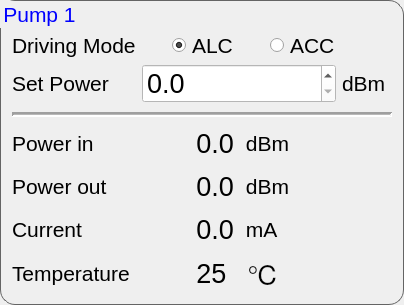
         <widget class="QGroupBox" name="groupBox">
          <property name="font">
           <font>
            <pointsize>16</pointsize>
           </font>
          </property>
          <property name="styleSheet">
           <string notr="true">QGroupBox{
border-color: rgb(100, 100, 100);
border-width: 1px;        
border-style: solid;
border-radius: 15px;
}
QGroupBox:title{
color: rgb(0, 0, 255);
}</string>
          </property>
          <property name="title">
           <string>Pump 1</string>
          </property>
          <layout class="QGridLayout" name="gridLayout_3">
           <item row="8" column="2">
            <widget class="QLabel" name="label_29">
             <property name="font">
              <font>
               <pointsize>16</pointsize>
              </font>
             </property>
             <property name="text">
              <string> mA</string>
             </property>
            </widget>
           </item>
           <item row="8" column="0">
            <widget class="QLabel" name="label_19">
             <property name="sizePolicy">
              <sizepolicy hsizetype="Preferred" vsizetype="Fixed">
               <horstretch>0</horstretch>
               <verstretch>0</verstretch>
              </sizepolicy>
             </property>
             <property name="minimumSize">
              <size>
               <width>0</width>
               <height>37</height>
              </size>
             </property>
             <property name="font">
              <font>
               <pointsize>16</pointsize>
              </font>
             </property>
             <property name="text">
              <string>Current</string>
             </property>
            </widget>
           </item>
           <item row="7" column="0">
            <widget class="QLabel" name="label_18">
             <property name="sizePolicy">
              <sizepolicy hsizetype="Preferred" vsizetype="Fixed">
               <horstretch>0</horstretch>
               <verstretch>0</verstretch>
              </sizepolicy>
             </property>
             <property name="minimumSize">
              <size>
               <width>0</width>
               <height>37</height>
              </size>
             </property>
             <property name="font">
              <font>
               <pointsize>16</pointsize>
              </font>
             </property>
             <property name="text">
              <string>Power out</string>
             </property>
            </widget>
           </item>
           <item row="7" column="1">
            <widget class="QLabel" name="power_out_1">
             <property name="font">
              <font>
               <pointsize>20</pointsize>
              </font>
             </property>
             <property name="layoutDirection">
              <enum>Qt::LeftToRight</enum>
             </property>
             <property name="text">
              <string>0.0</string>
             </property>
             <property name="alignment">
              <set>Qt::AlignRight|Qt::AlignTrailing|Qt::AlignVCenter</set>
             </property>
            </widget>
           </item>
           <item row="8" column="1">
            <widget class="QLabel" name="current_1">
             <property name="font">
              <font>
               <pointsize>20</pointsize>
              </font>
             </property>
             <property name="layoutDirection">
              <enum>Qt::LeftToRight</enum>
             </property>
             <property name="text">
              <string>0.0</string>
             </property>
             <property name="alignment">
              <set>Qt::AlignRight|Qt::AlignTrailing|Qt::AlignVCenter</set>
             </property>
            </widget>
           </item>
           <item row="1" column="1">
            <widget class="QRadioButton" name="ALC_1">
             <property name="font">
              <font>
               <pointsize>16</pointsize>
              </font>
             </property>
             <property name="styleSheet">
              <string notr="true">padding-left: 30px;</string>
             </property>
             <property name="text">
              <string>ALC</string>
             </property>
             <property name="checked">
              <bool>true</bool>
             </property>
            </widget>
           </item>
           <item row="4" column="3">
            <widget class="QLabel" name="set_unit_1">
             <property name="minimumSize">
              <size>
               <width>50</width>
               <height>0</height>
              </size>
             </property>
             <property name="font">
              <font>
               <pointsize>16</pointsize>
              </font>
             </property>
             <property name="text">
              <string>dBm</string>
             </property>
            </widget>
           </item>
           <item row="1" column="2">
            <widget class="QRadioButton" name="ACC_1">
             <property name="font">
              <font>
               <pointsize>16</pointsize>
              </font>
             </property>
             <property name="styleSheet">
              <string notr="true">padding-left: 30px;</string>
             </property>
             <property name="text">
              <string>ACC</string>
             </property>
             <property name="checked">
              <bool>false</bool>
             </property>
            </widget>
           </item>
           <item row="0" column="1">
            <spacer name="verticalSpacer">
             <property name="orientation">
              <enum>Qt::Vertical</enum>
             </property>
             <property name="sizeType">
              <enum>QSizePolicy::Fixed</enum>
             </property>
             <property name="sizeHint" stdset="0">
              <size>
               <width>20</width>
               <height>20</height>
              </size>
             </property>
            </spacer>
           </item>
           <item row="4" column="0">
            <widget class="QLabel" name="set_label_1">
             <property name="font">
              <font>
               <pointsize>16</pointsize>
              </font>
             </property>
             <property name="text">
              <string>Set Power</string>
             </property>
            </widget>
           </item>
           <item row="9" column="0">
            <widget class="QLabel" name="label_4">
             <property name="sizePolicy">
              <sizepolicy hsizetype="Preferred" vsizetype="Fixed">
               <horstretch>0</horstretch>
               <verstretch>0</verstretch>
              </sizepolicy>
             </property>
             <property name="minimumSize">
              <size>
               <width>0</width>
               <height>37</height>
              </size>
             </property>
             <property name="font">
              <font>
               <pointsize>16</pointsize>
              </font>
             </property>
             <property name="text">
              <string>Temperature</string>
             </property>
            </widget>
           </item>
           <item row="9" column="1">
            <widget class="QLabel" name="temp_1">
             <property name="font">
              <font>
               <pointsize>20</pointsize>
              </font>
             </property>
             <property name="text">
              <string>25 </string>
             </property>
             <property name="alignment">
              <set>Qt::AlignRight|Qt::AlignTrailing|Qt::AlignVCenter</set>
             </property>
            </widget>
           </item>
           <item row="1" column="0">
            <widget class="QLabel" name="label">
             <property name="font">
              <font>
               <pointsize>16</pointsize>
              </font>
             </property>
             <property name="text">
              <string>Driving Mode</string>
             </property>
            </widget>
           </item>
           <item row="9" column="2">
            <widget class="QLabel" name="label_21">
             <property name="font">
              <font>
               <pointsize>20</pointsize>
              </font>
             </property>
             <property name="text">
              <string>&lt;span&gt;&amp;nbsp;&amp;#8451;&lt;span&gt;</string>
             </property>
            </widget>
           </item>
           <item row="6" column="1">
            <widget class="QLabel" name="power_in_1">
             <property name="font">
              <font>
               <pointsize>20</pointsize>
              </font>
             </property>
             <property name="text">
              <string>0.0</string>
             </property>
             <property name="alignment">
              <set>Qt::AlignRight|Qt::AlignTrailing|Qt::AlignVCenter</set>
             </property>
            </widget>
           </item>
           <item row="7" column="2">
            <widget class="QLabel" name="label_28">
             <property name="font">
              <font>
               <pointsize>16</pointsize>
              </font>
             </property>
             <property name="text">
              <string> dBm</string>
             </property>
            </widget>
           </item>
           <item row="6" column="0">
            <widget class="QLabel" name="label_17">
             <property name="sizePolicy">
              <sizepolicy hsizetype="Preferred" vsizetype="Fixed">
               <horstretch>0</horstretch>
               <verstretch>0</verstretch>
              </sizepolicy>
             </property>
             <property name="minimumSize">
              <size>
               <width>0</width>
               <height>37</height>
              </size>
             </property>
             <property name="font">
              <font>
               <pointsize>16</pointsize>
              </font>
             </property>
             <property name="text">
              <string>Power in</string>
             </property>
            </widget>
           </item>
           <item row="6" column="2">
            <widget class="QLabel" name="label_27">
             <property name="font">
              <font>
               <pointsize>16</pointsize>
              </font>
             </property>
             <property name="text">
              <string> dBm</string>
             </property>
            </widget>
           </item>
           <item row="5" column="0" colspan="4">
            <widget class="Line" name="line">
             <property name="minimumSize">
              <size>
               <width>0</width>
               <height>10</height>
              </size>
             </property>
             <property name="font">
              <font>
               <pointsize>8</pointsize>
              </font>
             </property>
             <property name="frameShadow">
              <enum>QFrame::Sunken</enum>
             </property>
             <property name="lineWidth">
              <number>2</number>
             </property>
             <property name="midLineWidth">
              <number>1</number>
             </property>
             <property name="orientation">
              <enum>Qt::Horizontal</enum>
             </property>
            </widget>
           </item>
           <item row="4" column="1" colspan="2">
            <widget class="QDoubleSpinBox" name="set_value_1">
             <property name="enabled">
              <bool>true</bool>
             </property>
             <property name="font">
              <font>
               <pointsize>20</pointsize>
              </font>
             </property>
             <property name="styleSheet">
              <string notr="true">background-color: rgb(255, 255, 255);</string>
             </property>
             <property name="decimals">
              <number>1</number>
             </property>
             <property name="minimum">
              <double>0.000000000000000</double>
             </property>
             <property name="maximum">
              <double>30.000000000000000</double>
             </property>
             <property name="singleStep">
              <double>1.000000000000000</double>
             </property>
             <property name="value">
              <double>0.000000000000000</double>
             </property>
            </widget>
           </item>
          </layout>
         </widget>
